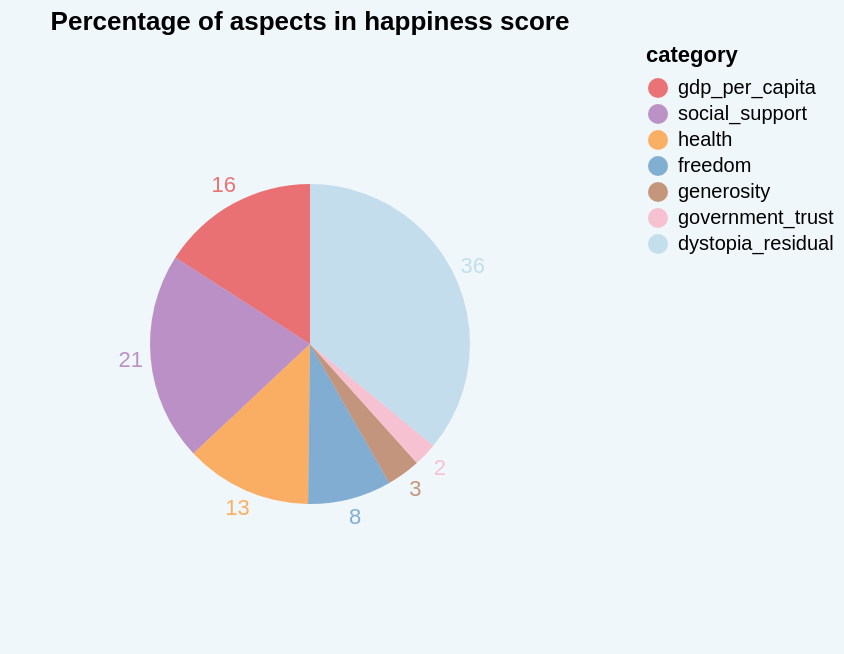

Write the Vega-Lite specification saved for this chart.
### Vega-Lite specification from a JSON file in a GitHub repository (floating-point values rounded to 4 significant figures)
{"$schema": "https://vega.github.io/schema/vega-lite/v4.json", "description": "A simple pie chart with embedded data.", "title": "Percentage of aspects in happiness score", "data": {"values": [{"category": "gdp_per_capita", "value": 122.0}, {"category": "social_support", "value": 161.5}, {"category": "health", "value": 98.06}, {"category": "freedom", "value": 64.76}, {"category": "generosity", "value": 25.84}, {"category": "government_trust", "value": 18.22}, {"category": "dystopia_residual", "value": 275.6}]}, "transform": [{"window": [{"op": "sum", "field": "value", "as": "TotalValue"}], "frame": [null, null]}, {"calculate": "datum.value/datum.TotalValue * 100", "as": "PercentOfTotal"}], "encoding": {"theta": {"field": "value", "type": "quantitative", "stack": true}, "color": {"field": "category", "type": "nominal", "scale": {"domain": ["gdp_per_capita", "social_support", "health", "freedom", "generosity", "government_trust", "dystopia_residual"], "range": ["#e41a1c", "#984ea3", "#ff7f00", "#377eb8", "#a65628", "#fa9fb5", "#a6cee3"]}}, "opacity": {"value": 0.6}}, "layer": [{"mark": {"type": "arc", "outerRadius": 80}}, {"mark": {"type": "text", "radius": 90}, "encoding": {"text": {"field": "PercentOfTotal", "type": "quantitative", "format": ".0f"}}}], "view": {"stroke": null}, "config": {"background": "#f0f7fa"}}
